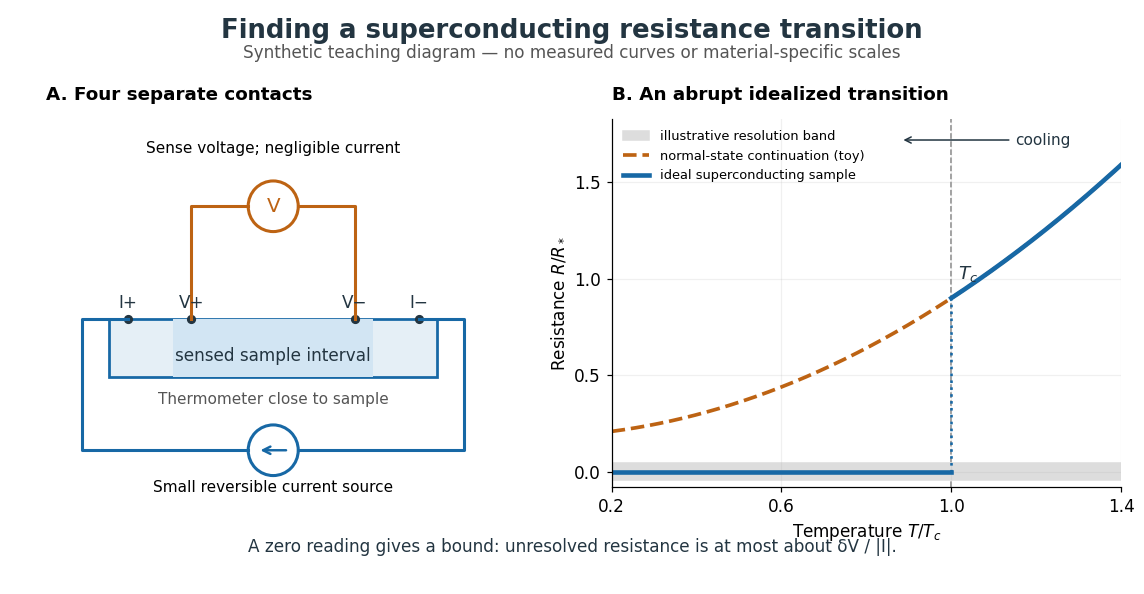

Write the Python code that produced this figure.
#!/usr/bin/env python3
"""Draw a synthetic resistance experiment; output the PNG basename to CWD.

Run from _media with MPLCONFIGDIR=/tmp/codex-wiki-matplotlib.
Tested with Python 3.14.4, NumPy 2.3.5, Matplotlib 3.10.7.
No experimental data: r_normal(t)=0.18+0.72*t**2, with an idealized
superconducting branch r=0 for t<1 and r=r_normal for t>=1.
The +/-0.045 resolution band is a stipulated pedagogical scale.
"""

from pathlib import Path

import matplotlib

matplotlib.use("Agg")
import matplotlib.pyplot as plt
from matplotlib.patches import Circle, FancyArrowPatch, Rectangle
import numpy as np


def main():
    plt.rcParams.update({"font.size": 11, "axes.spines.top": False,
                         "axes.spines.right": False, "figure.facecolor": "white",
                         "axes.facecolor": "white", "savefig.facecolor": "white"})
    blue, orange, ink = "#1768a5", "#bd6313", "#233541"
    fig = plt.figure(figsize=(10.4, 5.4), dpi=110)
    fig.suptitle("Finding a superconducting resistance transition", y=0.97,
                 fontsize=17, weight="bold", color=ink)
    fig.text(0.5, 0.903, "Synthetic teaching diagram — no measured curves or material-specific scales",
             ha="center", fontsize=11, color="#555555")
    gs = fig.add_gridspec(1, 2, left=0.04, right=0.98, bottom=0.18,
                         top=0.80, width_ratios=[1, 1.12], wspace=0.23)
    circuit = fig.add_subplot(gs[0, 0])
    circuit.set(xlim=(0, 10), ylim=(0, 8))
    circuit.axis("off")
    circuit.set_title("A. Four separate contacts", loc="left", fontsize=12,
                      weight="bold", pad=12)
    circuit.add_patch(Rectangle((1.4, 2.4), 7.2, 1.25, facecolor="#e5eff6",
                                edgecolor=blue, linewidth=1.8))
    circuit.add_patch(Rectangle((2.8, 2.4), 4.4, 1.25, facecolor="#d2e5f3",
                                edgecolor="none"))
    circuit.text(5, 2.85, "sensed sample interval", ha="center", va="center", color=ink)
    for x, tag in [(1.8, "I+"), (3.2, "V+"), (6.8, "V−"), (8.2, "I−")]:
        circuit.plot(x, 3.65, "o", color=ink, markersize=5)
        circuit.text(x, 3.9, tag, ha="center", fontsize=11, color=ink)
    # Independent sense pair; its instrument draws negligible current.
    circuit.plot([3.2, 3.2, 4.45], [3.65, 6.1, 6.1], color=orange, lw=2)
    circuit.plot([6.8, 6.8, 5.55], [3.65, 6.1, 6.1], color=orange, lw=2)
    circuit.add_patch(Circle((5, 6.1), 0.55, facecolor="white", edgecolor=orange, lw=2))
    circuit.text(5, 6.1, "V", ha="center", va="center", color=orange, fontsize=13)
    circuit.text(5, 7.25, "Sense voltage; negligible current", ha="center", fontsize=10)
    # Closed current circuit through the sample, separate from sense wiring.
    circuit.plot([1.8, 0.8, 0.8, 4.45], [3.65, 3.65, 0.8, 0.8], color=blue, lw=2)
    circuit.plot([8.2, 9.2, 9.2, 5.55], [3.65, 3.65, 0.8, 0.8], color=blue, lw=2)
    circuit.add_patch(Circle((5, 0.8), 0.55, facecolor="white", edgecolor=blue, lw=2))
    circuit.add_patch(FancyArrowPatch((5.35, 0.8), (4.65, 0.8), arrowstyle="->",
                                     mutation_scale=12, color=blue, lw=1.6))
    circuit.text(5, -0.1, "Small reversible current source", ha="center", fontsize=10)
    circuit.text(5, 1.8, "Thermometer close to sample", ha="center", fontsize=10, color="#555555")
    plot = fig.add_subplot(gs[0, 1])
    t = np.linspace(0.2, 1.4, 601)
    normal = 0.18 + 0.72 * t**2
    plot.axhspan(-0.045, 0.045, color="#dddddd", label="illustrative resolution band")
    plot.plot(t, normal, color=orange, lw=2.4, linestyle="--",
              label="normal-state continuation (toy)")
    below = np.linspace(0.2, 1, 201)
    above = np.linspace(1, 1.4, 201)
    plot.plot(below, np.zeros_like(below), color=blue, lw=3,
              label="ideal superconducting sample")
    plot.plot(above, 0.18 + 0.72 * above**2, color=blue, lw=3)
    plot.plot([1, 1], [0, 0.9], color=blue, lw=1.7, linestyle=":")
    plot.axvline(1, color="#888888", lw=1, linestyle="--", zorder=0)
    plot.text(1.015, 1.0, "$T_c$", color=ink, fontsize=12)
    plot.annotate("cooling", xy=(0.88, 1.72), xytext=(1.15, 1.72),
                  arrowprops={"arrowstyle": "->", "color": ink}, va="center",
                  color=ink, fontsize=10)
    plot.set(xlim=(0.2, 1.4), ylim=(-0.08, 1.83),
             xlabel="Temperature $T/T_c$", ylabel="Resistance $R/R_*$")
    plot.set_title("B. An abrupt idealized transition", loc="left", fontsize=12,
                   weight="bold", pad=12)
    plot.set_xticks([0.2, 0.6, 1.0, 1.4])
    plot.set_yticks([0, 0.5, 1, 1.5])
    plot.grid(alpha=0.18)
    plot.legend(loc="upper left", fontsize=8.5, frameon=False)
    fig.text(0.5, 0.07, "A zero reading gives a bound: unresolved resistance is at most about δV / |I|.",
             ha="center", fontsize=11, color=ink)
    fig.savefig(Path("superconductivity-resistance-experiment.png"),
                facecolor="white", transparent=False)
    plt.close(fig)


if __name__ == "__main__":
    main()
